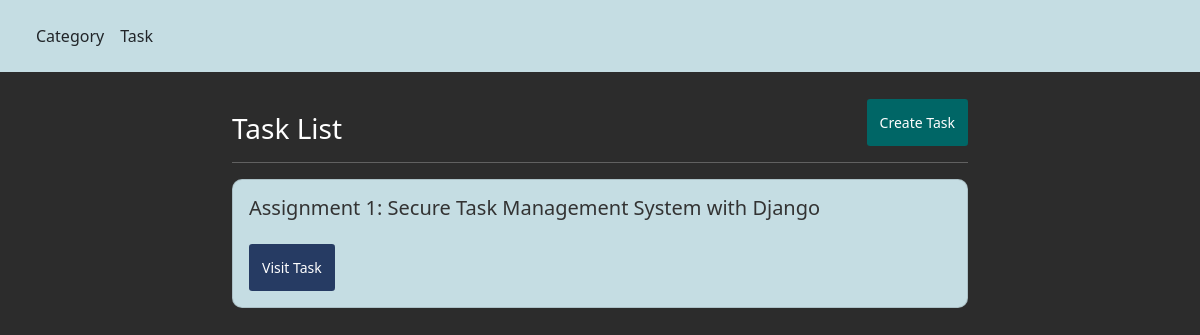
/task-list/, run on an earlier commit of the app's database.
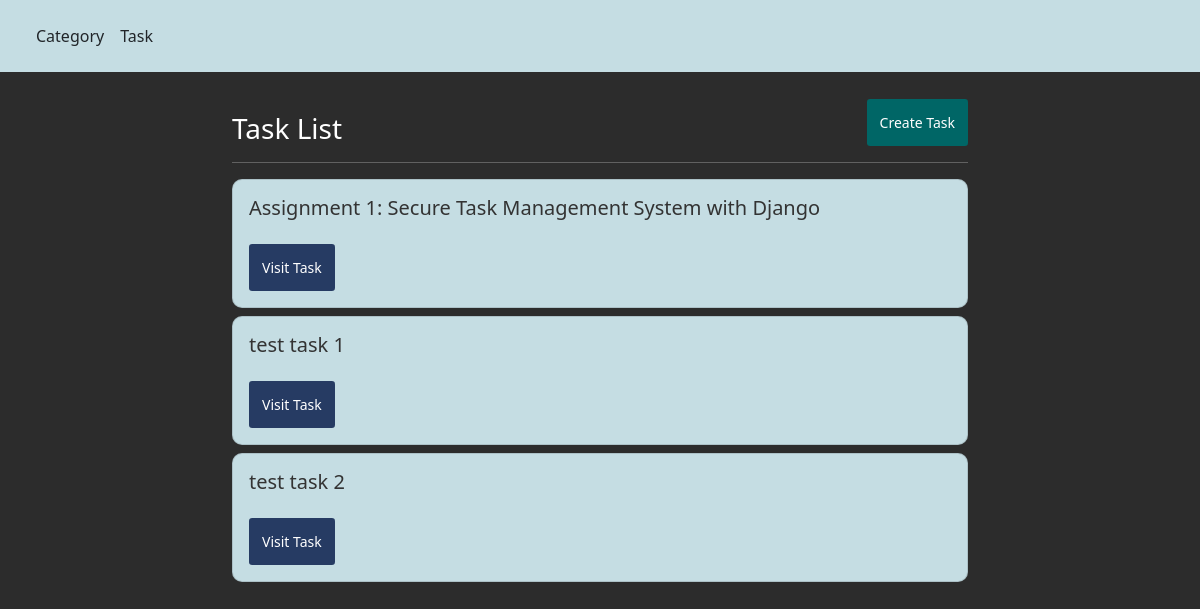
And on a later commit of the database.
### tasks_app/models.py (models this page shows, shortened)
class Task(models.Model):
    id = models.AutoField(primary_key=True)
    title = models.CharField(max_length=255)
    description = models.TextField()
    due_date = models.DateField()
    status_options = (
        (1, "Pending"),
        (2, "In Progress"),
        (3, "Completed"),
    )
    status = models.IntegerField(choices=status_options)
    priority_options = (
        (1, "Low"),
        (2, "Medium"),
        (3, "High"),
    )
    priority = models.IntegerField(choices=priority_options)
    category = models.ForeignKey(Category, on_delete=models.CASCADE)

### tasks_app/views.py (the view)
# urls.py: path('task-list/', views.task_list, name="task_list"),
def task_list(request):
    task_list = Task.objects.order_by('title')
    task_list_dictionary = {'tasks': task_list, 'title': 'List | Task'}
    return render(request, 'task_list.html', context=task_list_dictionary)

### tasks_app/templates/task_list.html
<!DOCTYPE html>
{% extends "base.html" %} {% block body_block %}
<div class="container px-0">
  <div class="row">
    <div class="col-10">
      <h3 class="mt-4 mb-0">Task List</h3>
    </div>
    <div class="col-2 d-flex justify-content-end mt-auto">
      <a
        href="{% url 'tasks_app:task_create' %}"
        class="btn btn-sm btn-new my-auto"
        >Create Task</a
      >
    </div>
  </div>
</div>
<hr />
{% if tasks %} {% for task in tasks %}
<div class="card my-2">
  <div class="card-body">
    <h5 class="card-title">{{ task.title }}</h5>
    <a
      href="{% url 'tasks_app:task_detail' task_id=task.id %}"
      class="btn btn-sm btn-regular mt-3"
      >Visit Task</a
    >
  </div>
</div>
{% endfor %} {% else %}
<div class="card my-2">
  <div class="card-body">
    <h5 class="card-title">No Tasks Available</h5>
  </div>
</div>
{% endif %} {% endblock %}

What changed in the data, as far as the page shows it:
added Task: title "test task 1"
added Task: title "test task 2"
